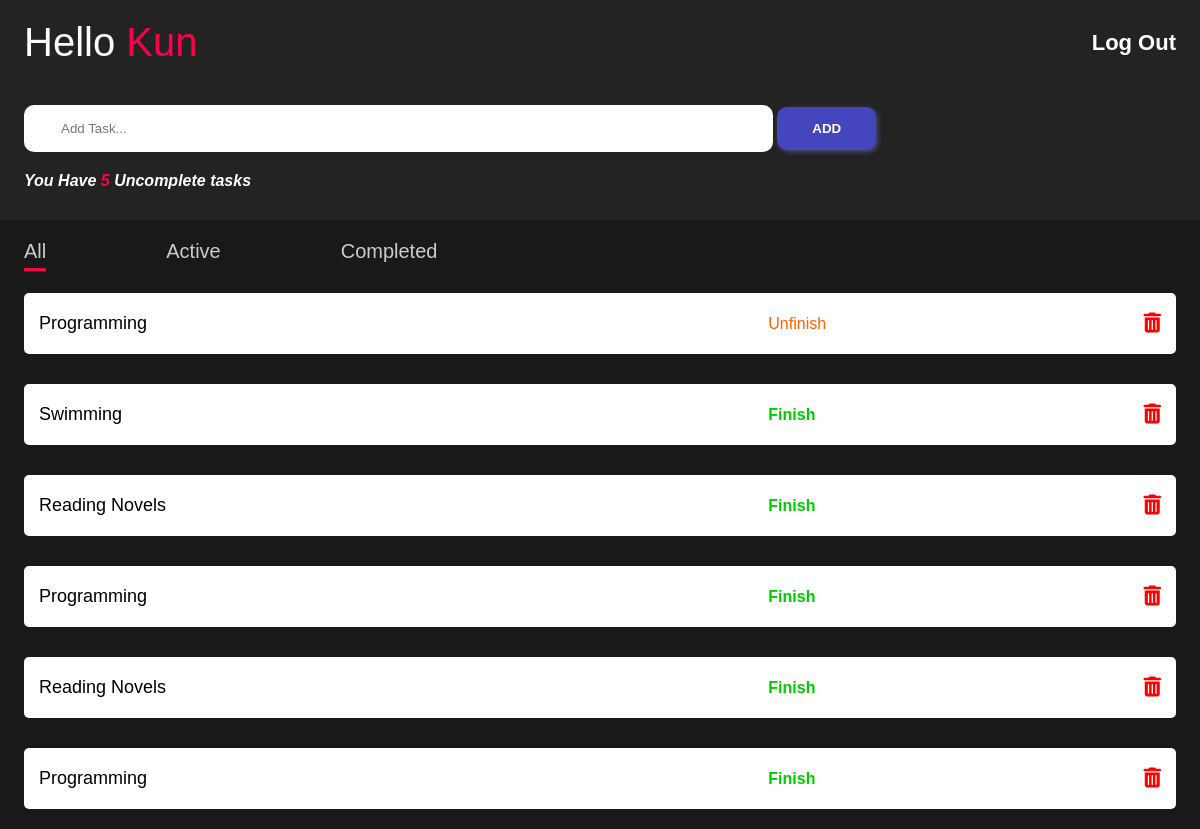
Screenshot of / (signed in) with the database file from the repository.
### todo/models.py (models this page shows, shortened)
class List(models.Model):
    user = models.ForeignKey(User, related_name="lists", on_delete=models.DO_NOTHING)
    body = models.CharField(max_length=140)
    created_at = models.DateTimeField(auto_now_add=True)
    completed = models.BooleanField(default=False)

### todo/views.py (the view)
# urls.py: path("", views.dashboard, name="dashboard"),
@login_required(login_url='login')
def dashboard(request):
    if request.method == "POST":
        if request.user is not None:
            list_name = request.POST['list_name']
            list = List(body=list_name)
            list.user = request.user
            list.save()
            messages.info(request, "Your Task Was Added Successfully")
            return redirect('/')
        else:
            return redirect('/')
    else:
        uncompleted_task_count = List.objects.filter(user=request.user, completed=False).count()
        return render(request, "dashboard.html", {"uncompleted_task_count": uncompleted_task_count})

### templates/dashboard.html (shortened to what this page needs)
{% extends 'base.html' %}
{% block content %}
<section>
  <div class="tab-titles">
    <p class="tab-links active-link" data-tab="all" onclick="opentab('all')">All</p>
    <p class="tab-links" data-tab="active" onclick="opentab('active')">Active</p>
    <p class="tab-links" data-tab="completed" onclick="opentab('completed')">Completed</p>
  </div>
  {% if request.user.lists.all %}
    <div class="tab-contents active-tab" id="all">
      {% for list in request.user.lists.all %}
        {% if list.completed %}
          <div class="row">
            <div class="row-1">
              <p>{{list.body}}</p>
            </div>
            <div class="row-2">
              <a style="color: #ff6200" href="{% url 'unfinish' list.id %}">Unfinish</a>
              <a href="{% url 'delete' list.id %}"><i class="fa-solid fa-trash-can"></i></a>
            </div>
          </div>
        {% else %}
          <div class="row">
            <div class="row-1">
              <p>{{list.body}}</p>
            </div>
            <div class="row-2">
              <a style="color:#00cc00;font-weight: bold;" href="{% url 'finish' list.id %}">Finish</a>
              <a href="{% url 'delete' list.id %}"><i class="fa-solid fa-trash-can"></i></a>
            </div>
          </div>
        {% endif %}
      {% endfor %}
    </div>
  {% else %}
    <div class="empty" style="margin-top: 30px;color: #c14757;">
      <h1>Your To Do List Is Empty</h1>
    </div>
  {% endif %}
</section>
{% endblock content %}

### templates/base.html (shortened to what this page needs)
{% load static %}
<!DOCTYPE html>
<html lang="en">
<head>
  <link rel="stylesheet" href="{% static 'css/style.css' %}">
</head>
<body>
<div class="container">
  <header class="menu">
    {% if request.user.is_authenticated %}
      <h1 class="logo">Hello <span>{{request.user.username|capfirst}}</span></h1>
      <a href="{% url 'logout' %}">Log Out</a>
    {% else %}
      <h1 class="logo">To Do List</h1>
      <a href="{% url 'login' %}">Log In</a>
    {% endif %}
  </header>
  {% if request.user.is_authenticated %}
    <div class="form">
      <form action="" method="post" id="my-form">
        <input type="text" name="list_name" placeholder="Add Task..." required>
        <input style="cursor: pointer;" type="submit" value="ADD">
      </form>
      <p><strong>You Have <span>{{uncompleted_task_count}}</span> Uncomplete tasks</strong></p>
    </div>
  {% endif %}
</div>
{% block content %}
{% endblock content %}
</body>
</html>

### static/css/style.css (style rules this page uses)
* { padding:0; margin:0; box-sizing: border-box; font-family: "Poppins",sans-serif; scroll-behavior: smooth; text-decoration: none; list-style: none; }
body { background-color:#191919; }
.menu { width:100%; height:auto; padding:25px 15%; display: flex; align-items: center; justify-content: space-between; transition-duration: all .5s; }
.container { background-color: #232323; }
.logo { color:#fff; font-size: 40px; font-weight:500; }
.menu a { color:white; font-weight: bold; font-size: 22px; transition: .5s; }
span { color:#fd004d; }
.form { padding:25px 15%; display: grid; grid-template-columns: repeat(1,1fr); position: relative; padding-top:2px; align-items: center; width: 100%; }
.form p { margin: 20px 0 10px; color:white; font-style: italic; }
form input[type='text'] { width:65%; padding:14px 35px; border:2px solid white; outline:white; border-radius: 10px; transition: .5s; }
form input[type='submit'] { padding:14px 35px; border: none; outline:none; color:white; font-weight: bold; box-shadow: 2px 2px 5px rgba(99, 86, 160, 0.697); background: rgb(69, 69, 190); border-radius: 10px; }
section { padding:25px 15%; width:100%; }
.tab-titles { display: flex; align-items: center; }
.tab-links { color:#ccc; margin-right:120px; font-size: 20px; cursor: pointer; position: relative; }
.tab-links::after { content:' '; width:0; height:3px; background: #ff004f; position: absolute; left:0; bottom:-8px; transition: 0.5s; }
.tab-links.active-link::after { width:100%; }
.tab-contents { display: none; }
.tab-contents.active-tab { display: block; }
.tab-contents { display: none; transition: opacity 0.5s ease; opacity: 0; }
.tab-contents.active-tab { display: block; opacity: 1; }
.row { display: flex; justify-content: space-between; align-items: center; margin-top: 30px; background: white; flex-wrap: wrap; padding:20px 15px; border-radius: 5px; transition: .5s; }
.row-1 { flex-basis: 60%; }
.row-2 { flex-basis: 35%; display: flex; justify-content: space-between; align-items: center; }
.row-2 a i { color:red; font-size: 20px; }
.row-1 p { color:black; font-size: 18px; }
@media (max-width:1270px) { .menu { padding:20px 2%; } }
@media (max-width:1270px) { .form { padding:20px 2%; } }
@media (max-width:1270px) { section { padding:20px 2%; } }

### rows the page displays
List: body "Programming"
List: body "Swimming"
List: body "Reading Novels"
List: body "Programming"
List: body "Reading Novels"
List: body "Programming"

### other values shown
{{ request.user.username|capfirst }} "Kun"
{{ uncompleted_task_count }} "5"
